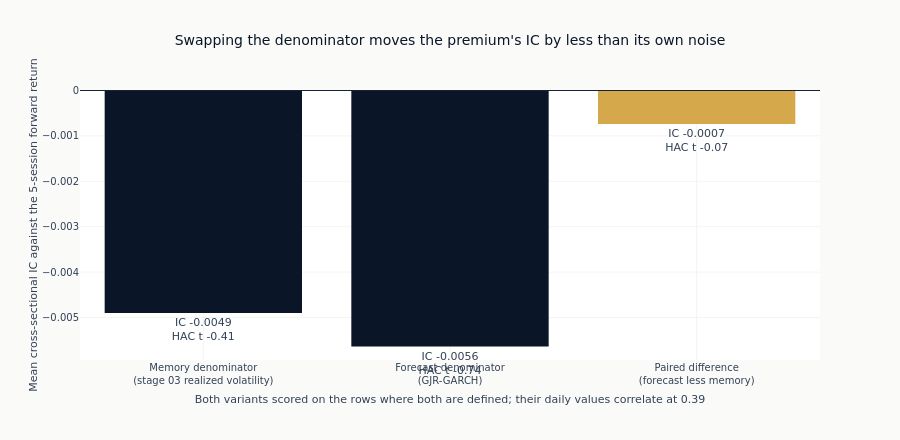

This figure's notebook cell:
### Code cell
if COMPARABLE:
    level_colour, difference_colour = ml4t_palette(2, categorical=True)
    bars_x = [
        "Memory denominator<br>(stage 03 realized volatility)",
        "Forecast denominator<br>(GJR-GARCH)",
        "Paired difference<br>(forecast less memory)",
    ]
    bars_y = [memory_stats["mean_ic"], forecast_stats["mean_ic"], difference_stats["mean_ic"]]
    bars_t = [memory_stats["t_stat"], forecast_stats["t_stat"], difference_stats["t_stat"]]
    fig = go.Figure()
    fig.add_bar(
        x=bars_x,
        y=bars_y,
        marker_color=[level_colour, level_colour, difference_colour],
        text=[f"IC {v:+.4f}<br>HAC t {t:+.2f}" for v, t in zip(bars_y, bars_t, strict=True)],
        textposition="outside",
        cliponaxis=False,
    )
    fig.add_hline(y=0.0, line_width=1, line_color=ml4t_palette(3)[2])
    fig.update_layout(
        title="Swapping the denominator moves the premium's IC by less than its own noise",
        yaxis_title=f"Mean cross-sectional IC against the {LABEL_HORIZON}-session forward return",
        xaxis_title=(
            "Both variants scored on the rows where both are defined; their daily values "
            f"correlate at {daily_dependence:.2f}"
        ),
        margin=dict(t=90),
        height=440,
    )
    show_plotly_with_alt(
        fig,
        "Three bars of mean information coefficient about a rule at zero, each labelled with its "
        "value and HAC t-statistic. The memory denominator and the forecast denominator are both "
        "negative and drawn in the same dark colour, the memory one about twice the depth of the "
        "forecast one. The paired difference is drawn in a separate lighter colour and is "
        "positive, and it is the smallest of the three in absolute size. All three sit inside a "
        "range of about 0.008, and none of the three t-statistics reaches half of the "
        "conventional threshold of two.",
    )

### Figure 1 — Plotly figure (JSON) as saved in the notebook; plotly's stock layout.template omitted (floating-point values rounded to 4 significant figures)
{"data": [{"cliponaxis": false, "marker": {"color": ["#0a1628", "#0a1628", "#D4A84B"]}, "text": ["IC -0.0049<br>HAC t -0.41", "IC -0.0056<br>HAC t -0.74", "IC -0.0007<br>HAC t -0.07"], "textposition": "outside", "type": "bar", "x": ["Memory denominator<br>(stage 03 realized volatility)", "Forecast denominator<br>(GJR-GARCH)", "Paired difference<br>(forecast less memory)"], "y": [-0.004902, -0.005639, -0.0007368]}], "layout": {"height": 440, "margin": {"t": 90}, "shapes": [{"line": {"color": "#152238", "width": 1}, "type": "line", "x0": 0, "x1": 1, "xref": "x domain", "y0": 0.0, "y1": 0.0, "yref": "y"}], "title": {"text": "Swapping the denominator moves the premium's IC by less than its own noise"}, "xaxis": {"title": {"text": "Both variants scored on the rows where both are defined; their daily values correlate at 0.39"}}, "yaxis": {"title": {"text": "Mean cross-sectional IC against the 5-session forward return"}}}}
